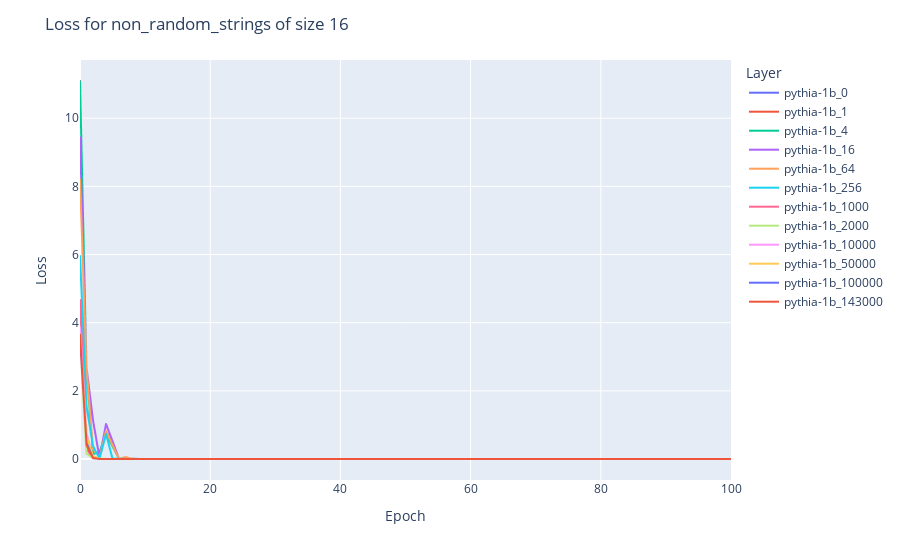
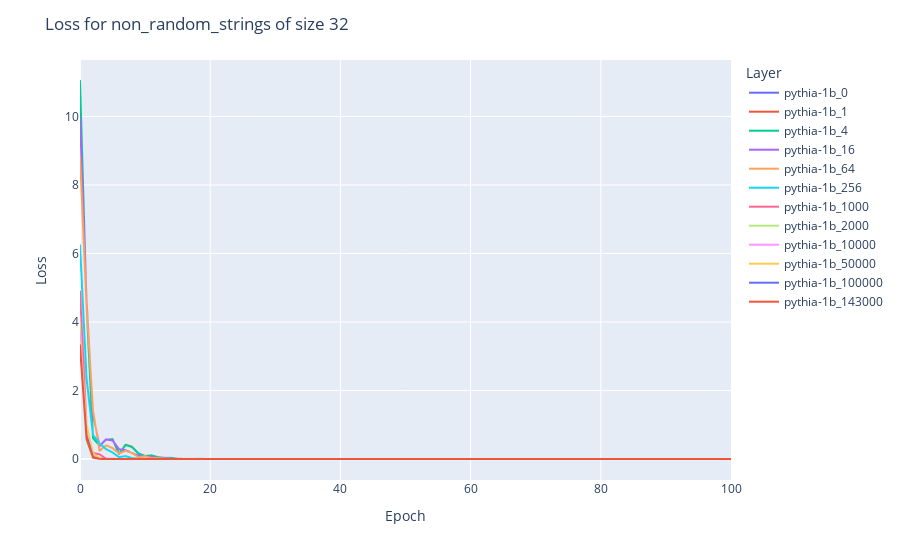
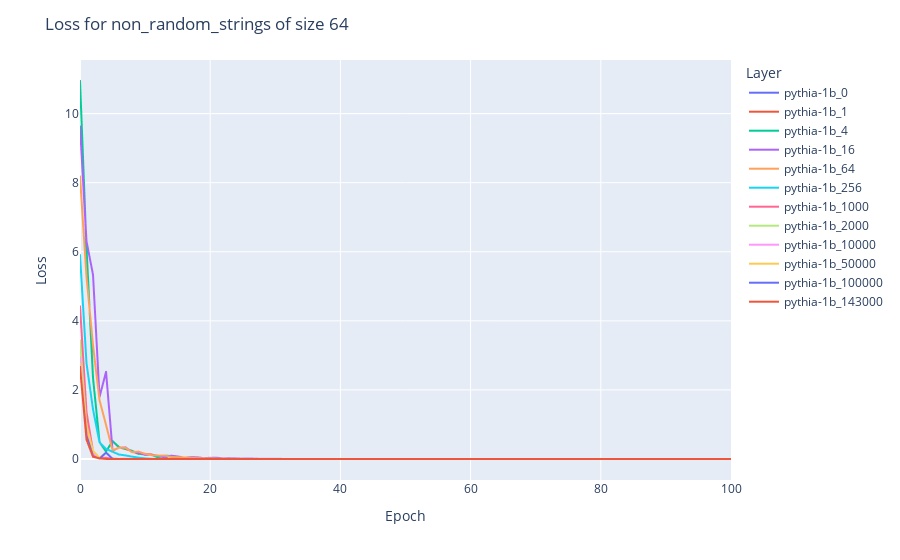
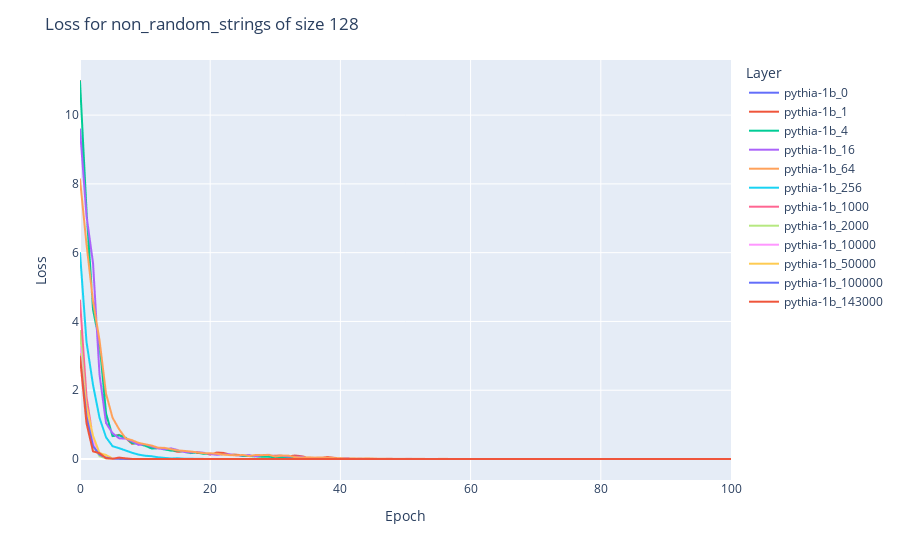

Notebook code for these charts, in order:
### Code cell
import plotly.express as px

def get_col_name(str_type, size, ckpt):
    return f"{str_type} pythia-1b_{ckpt} full-finetuning {size}x1 Epochs- 100 BSize- 1 Seed- 42"

str_types = ['non_random_strings', 'random_strings']
sizes = [16, 32, 64, 128, 256, 512, 1024]
ckpts = [0,1,4,16,64,256,1000, 2000, 10000, 50000, 100000, 143000]
# for i in range(2000, 144000, 1000):
#     ckpts.append(i)

for str_type in str_types:
    for size in sizes:
        col_names = [get_col_name(str_type, size, ckpt) for ckpt in ckpts]
        subset_df = df[col_names]
        # plot
        fig = px.line(subset_df, y=col_names, x=subset_df.index)
        # set x and y axis labels
        fig.update_layout(
            xaxis_title="Epoch",
            yaxis_title="Loss",
        )
        # change name in legend
        fig.for_each_trace(lambda t: t.update(name=t.name.split(" ")[1]))

        # title
        fig.update_layout(title=f"Loss for {str_type} of size {size}")

        # change legend title to Layer
        fig.update_layout(legend_title_text='Layer')
        fig.show()
